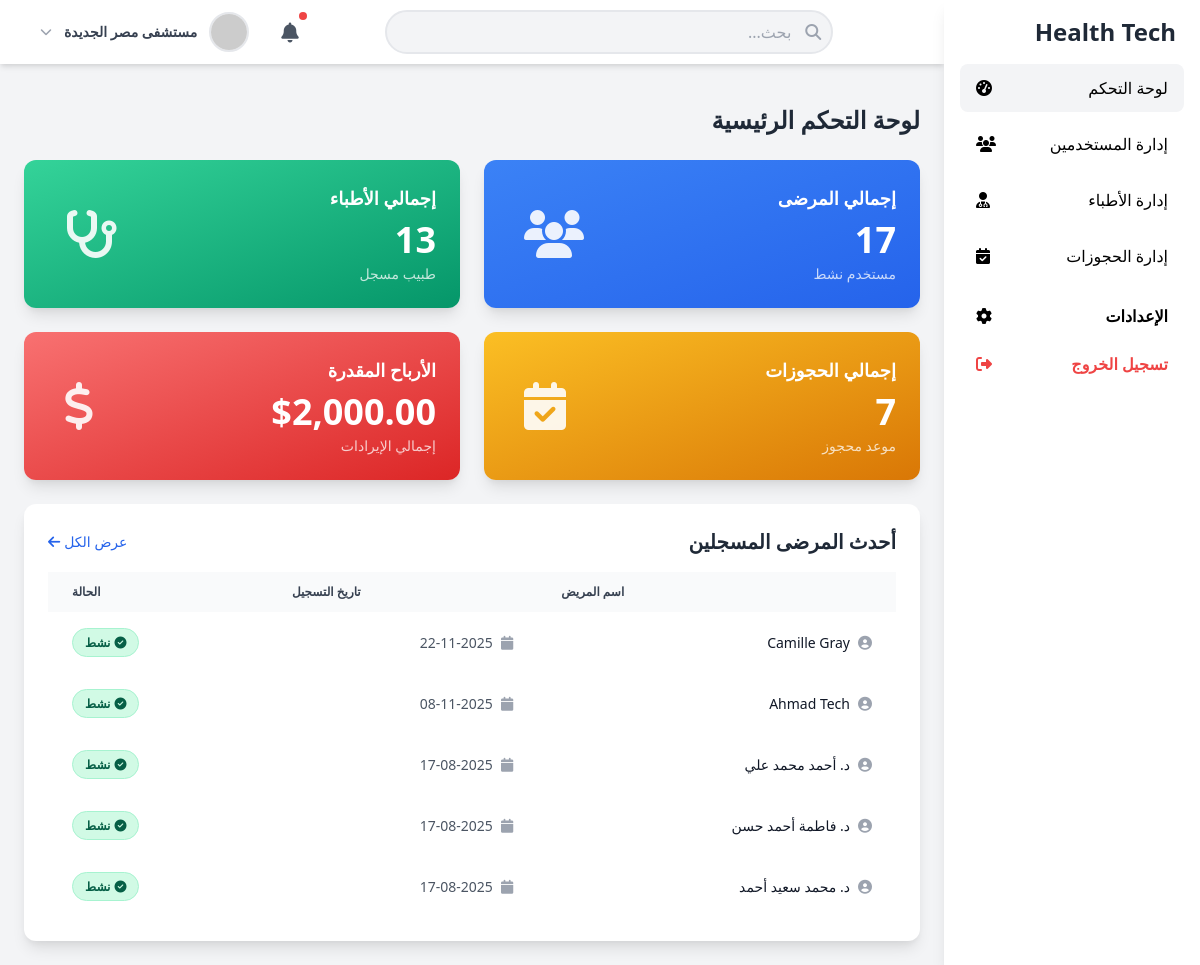
Screenshot of /admin/index.php (signed in) with the database file from the repository.
### tables this page shows
CREATE TABLE `users` (
  `id` int(11) NOT NULL,
  `username` varchar(50) NOT NULL,
  `email` varchar(100) NOT NULL,
  `password` varchar(255) NOT NULL,
  `is_active` tinyint(1) DEFAULT 1,
  `full_name` varchar(100) NOT NULL,
  `name` varchar(100) DEFAULT NULL,
  `phone` varchar(20) DEFAULT NULL,
  `specialty` varchar(100) DEFAULT 'طب عام',
  `oncall_status` enum('available','unavailable') DEFAULT 'available',
  `profile_image` varchar(255) DEFAULT NULL,
  `date_of_birth` date DEFAULT NULL,
  `gender` enum('male','female') NOT NULL,
  `role` enum('patient','doctor','hospital','admin') DEFAULT 'patient',
  `city_id` int(11) DEFAULT NULL,
  `insurance_provider` varchar(100) DEFAULT NULL,
  `insurance_number` varchar(50) DEFAULT NULL,
  `created_at` timestamp NOT NULL DEFAULT current_timestamp(),
  `updated_at` timestamp NOT NULL DEFAULT current_timestamp() ON UPDATE current_timestamp(),
  `user_type` varchar(50) NOT NULL DEFAULT 'user',
  `verification_code` varchar(6) DEFAULT NULL,
  `is_verified` tinyint(1) DEFAULT 0
);

### includes/functions.php (called while the page is built, shortened)
<?php
function get_total_count($pdo, $table)
{
    try {
        $allowed_tables = ['users', 'doctors', 'appointments', 'hospitals', 'specialties', 'clinics'];
        $stmt = $pdo->prepare("SELECT COUNT(*) FROM `{$table}`");
        $stmt->execute();
        return (int) $stmt->fetchColumn();
    } catch (PDOException $e) {
        error_log('Count query failed: ' . $e->getMessage());
        return 0;
    }
}
function get_user_type_count($pdo, $user_type)
{
    try {
        $stmt = $pdo->prepare("SELECT COUNT(*) FROM users WHERE (user_type = ? OR role = ?)");
        $stmt->execute([$user_type, $user_type]);
        return $stmt->fetchColumn();
    } catch (PDOException $e) {
        error_log('Get user type count error: ' . $e->getMessage());
        return 0;
    }
}
function get_recent_patients($conn, $limit = 5)
{
    try {
        $sql = "SELECT id, full_name, email, created_at, is_active
                FROM users
                WHERE (user_type = 'patient' OR role = 'patient')
                ORDER BY created_at DESC
                LIMIT :limit";
        $stmt = $conn->prepare($sql);
        $stmt->bindValue(':limit', (int) $limit, PDO::PARAM_INT);
        $stmt->execute();
        return $stmt->fetchAll(PDO::FETCH_ASSOC);
    } catch (PDOException $e) {
        error_log('Get recent patients error: ' . $e->getMessage());
        return [];
    }
}
function get_estimated_revenue($conn)
{
    try {
        $sql = "SELECT COALESCE(SUM(d.consultation_fee), 0) as total_revenue
                FROM appointments a
                INNER JOIN doctors d ON a.doctor_id = d.id
                WHERE a.status IN ('confirmed', 'completed')";
        $stmt = $conn->prepare($sql);
        $stmt->execute();
        $result = $stmt->fetch(PDO::FETCH_ASSOC);
        if ($result && $result['total_revenue'] > 0) {
            return (float) $result['total_revenue'];
        }
        $sql = "SELECT AVG(consultation_fee) as avg_fee FROM doctors WHERE consultation_fee > 0";
        $stmt = $conn->prepare($sql);
        $stmt->execute();
        $result = $stmt->fetch(PDO::FETCH_ASSOC);
        $avg_fee = (float) ($result['avg_fee'] ?? 50);
        $appointment_count = get_total_count($conn, 'appointments');
        return $avg_fee * $appointment_count;
    } catch (PDOException $e) {
        error_log('Get estimated revenue error: ' . $e->getMessage());
        $appointment_count = get_total_count($conn, 'appointments');
        return $appointment_count * 50;
    }
}

### admin/index.php (the view, shortened to what this page needs)
<?php
require_once '../includes/functions.php';
$db = new Database();
$conn = $db->getConnection();
$total_patients = get_user_type_count($conn, 'patient');
$total_doctors = get_user_type_count($conn, 'doctor');
$total_appointments = get_total_count($conn, 'appointments');
$estimated_revenue = get_estimated_revenue($conn);
$recent_patients = get_recent_patients($conn, 5);
?>
<!DOCTYPE html>
<html lang="ar" dir="rtl">
<head>
    <link href="https://cdn.jsdelivr.net/npm/tailwindcss@2.2.19/dist/tailwind.min.css" rel="stylesheet">
    <link rel="stylesheet" href="https://cdnjs.cloudflare.com/ajax/libs/font-awesome/6.4.0/css/all.min.css">
</head>
<body class="bg-gray-100 font-sans">
<div class="flex h-screen">
    <?php include '../includes/dashboard_sidebar.php'; ?>
    <div class="flex-1 flex flex-col overflow-hidden lg:mr-64">
        <?php include '../includes/dashboard_header.php'; ?>
        <main class="flex-1 overflow-x-hidden overflow-y-auto bg-gray-100 p-4 md:p-6">
            <div class="container mx-auto">
                <h3 class="text-2xl font-bold text-gray-800 mb-6">لوحة التحكم الرئيسية</h3>
                <div class="grid grid-cols-1 sm:grid-cols-2 xl:grid-cols-4 gap-6 mb-6">
                    <div class="stat-card bg-gradient-to-br from-blue-500 to-blue-600 text-white rounded-xl shadow-lg p-6 flex items-center justify-between cursor-pointer">
                        <div>
                            <h3 class="text-lg font-semibold mb-2">إجمالي المرضى</h3>
                            <p class="text-4xl font-bold"><?php echo number_format($total_patients); ?></p>
                            <p class="text-sm opacity-75 mt-1">مستخدم نشط</p>
                        </div>
                        <div class="bg-white/20 rounded-full p-4">
                            <i class="fas fa-users fa-3x opacity-90"></i>
                        </div>
                    </div>
                    <div class="stat-card bg-gradient-to-br from-green-400 to-green-600 text-white rounded-xl shadow-lg p-6 flex items-center justify-between cursor-pointer">
                        <div>
                            <h3 class="text-lg font-semibold mb-2">إجمالي الأطباء</h3>
                            <p class="text-4xl font-bold"><?php echo number_format($total_doctors); ?></p>
                            <p class="text-sm opacity-75 mt-1">طبيب مسجل</p>
                        </div>
                        <div class="bg-white/20 rounded-full p-4">
                            <i class="fas fa-stethoscope fa-3x opacity-90"></i>
                        </div>
                    </div>
                    <div class="stat-card bg-gradient-to-br from-yellow-400 to-yellow-600 text-white rounded-xl shadow-lg p-6 flex items-center justify-between cursor-pointer">
                        <div>
                            <h3 class="text-lg font-semibold mb-2">إجمالي الحجوزات</h3>
                            <p class="text-4xl font-bold"><?php echo number_format($total_appointments); ?></p>
                            <p class="text-sm opacity-75 mt-1">موعد محجوز</p>
                        </div>
                        <div class="bg-white/20 rounded-full p-4">
                            <i class="fas fa-calendar-check fa-3x opacity-90"></i>
                        </div>
                    </div>
                    <div class="stat-card bg-gradient-to-br from-red-400 to-red-600 text-white rounded-xl shadow-lg p-6 flex items-center justify-between cursor-pointer">
                        <div>
                            <h3 class="text-lg font-semibold mb-2">الأرباح المقدرة</h3>
                            <p class="text-4xl font-bold">$<?php echo number_format($estimated_revenue, 2); ?></p>
                            <p class="text-sm opacity-75 mt-1">إجمالي الإيرادات</p>
                        </div>
                        <div class="bg-white/20 rounded-full p-4">
                            <i class="fas fa-dollar-sign fa-3x opacity-90"></i>
                        </div>
                    </div>
                </div>
                <div class="bg-white rounded-xl shadow-lg p-6">
                    <div class="flex items-center justify-between mb-4">
                        <h4 class="text-xl font-bold text-gray-800">أحدث المرضى المسجلين</h4>
                        <a href="manage_users.php" class="text-blue-600 hover:text-blue-800 text-sm font-medium flex items-center gap-1">
                            <span>عرض الكل</span>
                            <i class="fas fa-arrow-left"></i>
                        </a>
                    </div>
                    <div class="overflow-x-auto">
                        <table class="w-full text-sm text-left text-gray-500">
                            <thead class="text-xs text-gray-700 uppercase bg-gray-50">
                                <tr>
                                    <th scope="col" class="px-6 py-3">اسم المريض</th>
                                    <th scope="col" class="px-6 py-3">تاريخ التسجيل</th>
                                    <th scope="col" class="px-6 py-3">الحالة</th>
                                </tr>
                            </thead>
                            <tbody>
                                <?php if (!empty($recent_patients)): ?>
                                    <?php foreach ($recent_patients as $patient): ?>
                                        <tr class="bg-white border-b hover:bg-gray-50 transition-colors duration-150">
                                            <td class="px-6 py-4 font-medium text-gray-900 whitespace-nowrap">
                                                <div class="flex items-center">
                                                    <i class="fas fa-user-circle text-gray-400 ml-2"></i>
                                                    <span><?php echo htmlspecialchars($patient['full_name']); ?></span>
                                                </div>
                                            </td>
                                            <td class="px-6 py-4 whitespace-nowrap">
                                                <div class="flex items-center text-gray-600">
                                                    <i class="fas fa-calendar text-gray-400 ml-2"></i>
                                                    <span><?php echo date('d-m-Y', strtotime($patient['created_at'])); ?></span>
                                                </div>
                                            </td>
                                            <td class="px-6 py-4">
                                                <span class="px-3 py-1.5 text-xs font-semibold leading-tight rounded-full text-green-800 bg-green-100 border border-green-200 inline-flex items-center">
                                                    <i class="fas fa-check-circle ml-1"></i>
                                                    نشط
                                                </span>
                                            </td>
                                        </tr>
                                    <?php endforeach; ?>
                                <?php endif; ?>
                            </tbody>
                        </table>
                    </div>
                </div>
            </div>
        </main>
    </div>
</div>
</body>
</html>

### admin/index.php (style rules this page uses)
body { font-family: 'Cairo', sans-serif; }
.stat-card { transition: all 0.3s ease; }
table { border-collapse: separate; border-spacing: 0; }
thead th { position: sticky; top: 0; z-index: 10; }
tbody tr { transition: all 0.2s ease; }

### rows the page displays
users: full_name "Camille Gray", created_at "22-11-2025"
users: full_name "Ahmad Tech", created_at "08-11-2025"
users: full_name "د. أحمد محمد علي", created_at "17-08-2025"
users: full_name "د. فاطمة أحمد حسن", created_at "17-08-2025"
users: full_name "د. محمد سعيد أحمد", created_at "17-08-2025"

### other values shown
$user_name "مستشفى مصر الجديدة"
$total_patients "17"
$total_doctors "13"
$total_appointments "7"
$estimated_revenue "2,000.00"
